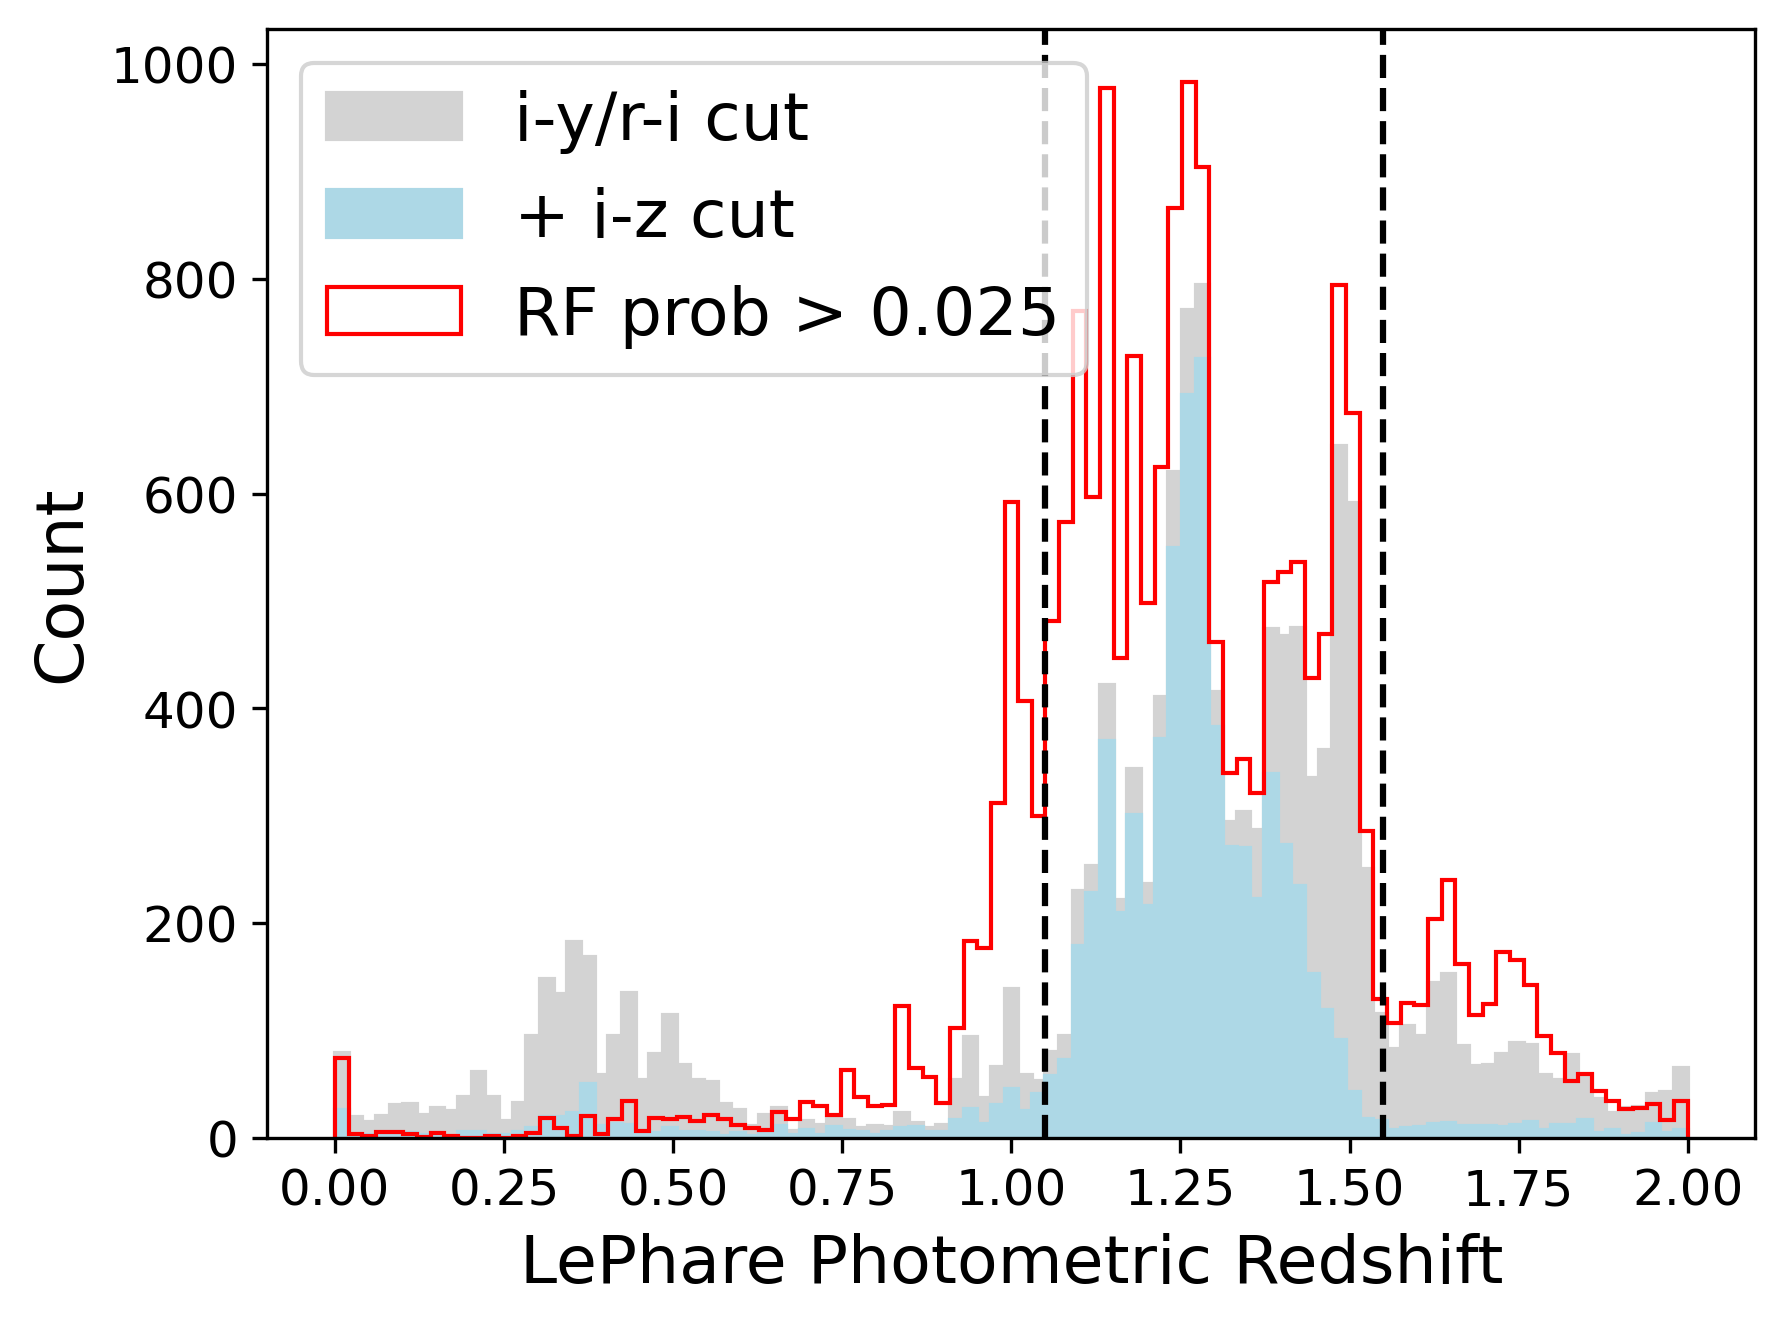

Recreate this plot in Python.
#Imports 
import scipy as sp
import numpy as np 
import pandas as pd
from matplotlib import pyplot as plt 
from astropy import units as u 
from astropy import table
import pickle
from sklearn.model_selection import train_test_split
from astropy.coordinates import SkyCoord

#load in cosmos2020 catalog
# Loading the Farmer version of the COSMOS2020 Cat
catversion1 = 'Farmer'  
dir_in1 ='/Users/yokisalcedo/Desktop/Emission-Line-Galaxy-Target-Selection/data/'  
dir_out1 = '/Users/yokisalcedo/Desktop/data/' # the directory where the output of this notebook will be stored
# Upload the main catalogue
cat = table.Table.read(dir_in1+'COSMOS2020_{}_jan_processed.fits'.format(catversion1),format='fits',hdu=1).to_pandas()
print(len(cat))

#All possible non-redundant colors are listed below:
#u: ug ,ur ,ui ,uz , uy
#g: gr, gi, gz, gy
#r: ri, rz, ry
#i: iz, iy
#z: zy

ug_cos = cat['CFHT_u_MAG'] - cat['HSC_g_MAG'] 
ur_cos = cat['CFHT_u_MAG'] - cat['HSC_r_MAG']
ui_cos = cat['CFHT_u_MAG'] - cat['HSC_i_MAG']
uz_cos = cat['CFHT_u_MAG'] - cat['HSC_z_MAG'] 
uy_cos = cat['CFHT_u_MAG'] - cat['HSC_y_MAG']
gr_cos = cat['HSC_g_MAG'] - cat['HSC_r_MAG']
gi_cos = cat['HSC_g_MAG'] - cat['HSC_i_MAG']
gz_cos = cat['HSC_g_MAG'] - cat['HSC_z_MAG']
gy_cos = cat['HSC_g_MAG'] - cat['HSC_y_MAG']
ri_cos = cat['HSC_r_MAG'] - cat['HSC_i_MAG']
rz_cos = cat['HSC_r_MAG'] - cat['HSC_z_MAG']
ry_cos = cat['HSC_r_MAG'] - cat['HSC_y_MAG']
iz_cos = cat['HSC_i_MAG'] - cat['HSC_z_MAG']
iy_cos = cat['HSC_i_MAG'] - cat['HSC_y_MAG']
zy_cos = cat['HSC_z_MAG'] - cat['HSC_y_MAG']
r_cos = cat['HSC_r_MAG']
g_cos = cat['HSC_g_MAG']
i_cos = cat['HSC_i_MAG']
y_cos = cat['HSC_y_MAG']
z_cos= cat['HSC_z_MAG']

cat['ug']= ug_cos
cat['ur']= ur_cos
cat['ui']= ui_cos
cat['uz']= uz_cos
cat['uy']= uy_cos
cat['gr']= gr_cos
cat['gi']= gi_cos
cat['gz']= gz_cos
cat['gy']= gy_cos
cat['ri']= ri_cos
cat['rz']= rz_cos
cat['ry']= ry_cos
cat['iz']= iz_cos
cat['iy']= iy_cos
cat['zy']= zy_cos
cat['HSC_r_MAG'] = r_cos
cat['HSC_g_MAG'] = g_cos
cat['HSC_i_MAG'] = i_cos
cat['HSC_y_MAG'] = y_cos
cat['HSC_z_MAG'] = z_cos

#load in HSC catalogs 
dir_in = '/Users/yokisalcedo/Desktop/Emission-Line-Galaxy-Target-Selection/data/'   
dir_out = '/Users/yokisalcedo/Desktop/Emission-Line-Galaxy-Target-Selection/' # the directory where the output of this notebook will be stored
# Upload the main catalogue
hsc_cat = table.Table.read(dir_in+'HSC.fits',format='fits',hdu=1).to_pandas()

def flux_to_mag(flux):
    return -2.5*np.log10(flux*1e-9) + 8.90
# extinction corrected mags (extinction is negligible for XMM-LSS)
hsc_cat["i_mag"] = flux_to_mag(hsc_cat["i_cmodel_flux"])-hsc_cat["a_i"]
hsc_cat["r_mag"] = flux_to_mag(hsc_cat["r_cmodel_flux"])-hsc_cat["a_r"]
hsc_cat["z_mag"] = flux_to_mag(hsc_cat["z_cmodel_flux"])-hsc_cat["a_z"]
hsc_cat["g_mag"] = flux_to_mag(hsc_cat["g_cmodel_flux"])-hsc_cat["a_g"]
hsc_cat["y_mag"] = flux_to_mag(hsc_cat["y_cmodel_flux"])-hsc_cat["a_y"]
hsc_cat["i_fiber_mag"] = flux_to_mag(hsc_cat["i_fiber_flux"])-hsc_cat["a_i"]
hsc_cat["i_fiber_tot_mag"] = flux_to_mag(hsc_cat["i_fiber_tot_flux"])-hsc_cat["a_i"]
hsc_cat["g_fiber_mag"] = flux_to_mag(hsc_cat["g_fiber_flux"])-hsc_cat["a_g"]
hsc_cat["g_fiber_tot_mag"] = flux_to_mag(hsc_cat["g_fiber_tot_flux"])-hsc_cat["a_g"]
hsc_cat["r_fiber_mag"] = flux_to_mag(hsc_cat["r_fiber_flux"])-hsc_cat["a_r"]
hsc_cat["r_fiber_tot_mag"] = flux_to_mag(hsc_cat["r_fiber_tot_flux"])-hsc_cat["a_r"]
    


## Quality cuts
# valid I-band flux
mask = np.isfinite(hsc_cat["i_cmodel_flux"]) & (hsc_cat["i_cmodel_flux"]>0)
#cmodel fit not failed
mask &= (~hsc_cat["i_cmodel_flag"])
#General Failure Flag
mask &= (~hsc_cat["i_sdsscentroid_flag"])
mask &= np.isfinite(hsc_cat["g_cmodel_flux"]) & (hsc_cat["g_cmodel_flux"]>0)
#cmodel fit not failed
mask &= (~hsc_cat["g_cmodel_flag"])
#General Failure Flag
mask &= (~hsc_cat["g_sdsscentroid_flag"])
mask &= np.isfinite(hsc_cat["r_cmodel_flux"]) & (hsc_cat["r_cmodel_flux"]>0)
#cmodel fit not failed
mask &= (~hsc_cat["r_cmodel_flag"])
#General Failure Flag
mask &= (~hsc_cat["r_sdsscentroid_flag"])
mask &= np.isfinite(hsc_cat["y_cmodel_flux"]) & (hsc_cat["y_cmodel_flux"]>0)
#cmodel fit not failed
mask &= (~hsc_cat["y_cmodel_flag"])
#General Failure Flag
mask &= (~hsc_cat["y_sdsscentroid_flag"])
mask &= np.isfinite(hsc_cat["z_cmodel_flux"]) & (hsc_cat["z_cmodel_flux"]>0)
#cmodel fit not failed
mask &= (~hsc_cat["z_cmodel_flag"])
#General Failure Flag
mask &= (~hsc_cat["z_sdsscentroid_flag"])
hsc_cat = hsc_cat[mask]

#Cross match HSC and COSMOS2020
hsc_ra = hsc_cat['ra']
hsc_dec = hsc_cat['dec']
ra = cat['RA']
dec = cat['DEC']

c_hsc = SkyCoord(ra = hsc_ra.values*u.degree, dec=hsc_dec.values*u.degree)
c_cosmos = SkyCoord(ra=ra.values*u.degree, dec=dec.values*u.degree)
idx, d2d, d3d = c_cosmos.match_to_catalog_sky(c_hsc)
idx 
d2d.arcsec
d3d
dmask = d2d.arcsec < 1 
hsc_cat = hsc_cat.reset_index()
match_hsc = hsc_cat.iloc[idx]
combined_cat = pd.concat([cat, match_hsc.reset_index()], axis = 1)[dmask]

#Fitting RF to combined catalog
colormasky = np.logical_and.reduce((np.isfinite(combined_cat['HSC_r_MAG'].values),
                                    np.isfinite(combined_cat['photoz'].values),
                                    np.isfinite(combined_cat['HSC_g_MAG'].values), np.isfinite(combined_cat['HSC_i_MAG'].values),
                                    np.isfinite(combined_cat['HSC_y_MAG'].values), np.isfinite(combined_cat['CFHT_u_MAG'].values),
                                    np.isfinite(combined_cat['HSC_z_MAG'].values),
                                    np.isfinite(combined_cat['HSC_z_MAG'].values),
                                    (np.logical_or(combined_cat['HSC_g_MAG'].values < 24.5, combined_cat['HSC_r_MAG'].values < 24.5))))


zcutb_comb = np.logical_and(combined_cat['photoz'] > 1.05, combined_cat['photoz'] < 1.55)
zallb_comb = combined_cat['photoz'][colormasky]
xallb_comb = combined_cat.loc[colormasky,['ug','ur', 'ui', 'uz', 'uy', 'gr', 'gi', 'gz', 'gy', 'ri', 'rz', 'ry', 'iz', 'iy', 'zy','HSC_r_MAG','HSC_i_MAG','HSC_y_MAG','HSC_z_MAG','CFHT_u_MAG', 'HSC_g_MAG']]
yb_comb = zcutb_comb[colormasky]
gmag_comb = combined_cat['g_mag'][colormasky]
rmag_comb = combined_cat['r_mag'][colormasky]
imag_comb = combined_cat['i_mag'][colormasky]
ymag_comb = combined_cat['y_mag'][colormasky]
zmag_comb = combined_cat['z_mag'][colormasky]
gfib_comb = combined_cat['g_fiber_mag'][colormasky]
rfib_comb = combined_cat['r_fiber_mag'][colormasky]
xallb_comb_train, xallb_comb_test, gfib_comb_train, gfib_comb_test, rfib_comb_train, rfib_comb_test, gmag_comb_train, gmag_comb_test, rmag_comb_train, rmag_comb_test, imag_comb_train, imag_comb_test, zmag_comb_train, zmag_comb_test, ymag_comb_train, yallb_comb_test, yb_comb_train, yb_comb_test, zallb_comb_train, zallb_comb_test = train_test_split(xallb_comb, gfib_comb, rfib_comb, gmag_comb, rmag_comb, imag_comb, zmag_comb, ymag_comb, yb_comb, zmag_comb)
#clfallb_comb = RandomForestClassifier()

# pickle.dump(clfallb_comb, open('clfallb_comb.pkl', 'wb'))
pickled_clfallb_comb = pickle.load(open('/Users/yokisalcedo/Desktop/Emission-Line-Galaxy-Target-Selection/data/clfallb_comb.pkl', 'rb'))
proballb_comb = pickled_clfallb_comb.predict_proba(xallb_comb)
probmaskallb_comb = proballb_comb[:, 1] >= 0.025

#Define colors to plot
iz = imag_comb - zmag_comb
ri = rmag_comb - imag_comb
iy = imag_comb - ymag_comb

#Color cuts
cuts = np.logical_and(iy - 0.19  > ri, iy > 0.35)
not_color =~ cuts
cuts_iz = np.logical_and.reduce((iy - 0.19 > ri, iy > 0.35, iz > 0.374))
cuts_iz_only = iz > 0.374
cuts_rf = proballb_comb[:, 1] >= 0.025
cuts_rf50 = proballb_comb[:, 1] >= 0.50
not_rf =~ cuts_rf
#Ojects that did not meet color cuts but have RF_prob > 0.025
not_color_rf = np.logical_and(not_color, cuts_rf )

#Final sample for spectra cuts
gfib_mask = gfib_comb < 24.3
gband = np.logical_and(gmag_comb < 24, gfib_mask)
rfib_mask = gfib_comb < 24.3
rband = np.logical_and(rmag_comb < 24, rfib_mask)
inlimit = np.logical_or(rband, gband)
cuts_iyri = np.logical_and((iy > 0.35),(ri < iy - 0.19)) 
cuts_final = np.logical_and(cuts_iyri, inlimit)

#photoz 
photoz = zallb_comb
print(len(photoz[cuts_rf]))

#Plot the redshift distribution for the different cuts and save
fig, ax = plt.subplots()
ax.hist(photoz[cuts], bins = np.linspace(0, 2, 100), histtype= 'step', color = 'lightgrey', fill = True, label = 'i-y/r-i cut')
ax.hist(photoz[cuts_iz], bins = np.linspace(0, 2, 100), histtype= 'step', color = 'lightblue', fill = True ,label = '+ i-z cut')
ax.hist(photoz[cuts_rf], bins = np.linspace(0, 2, 100), histtype= 'step', color = 'red', label = 'RF prob > 0.025')
ax.axvline(x = 1.05,ls= '--', color='black')
ax.axvline(x = 1.55,ls= '--', color='black')
ax.set_xlabel('LePhare Photometric Redshift', fontsize = 16)
ax.set_ylabel('Count', fontsize = 16)
ax.xaxis.set_tick_params(labelsize = 12)
ax.yaxis.set_tick_params(labelsize = 12)
ax.legend(loc = 'upper left', fontsize = 16)
plt.savefig('/Users/yokisalcedo/Desktop/Emission-Line-Galaxy-Target-Selection/script_figure/hist_overplots_crossmatch.png', dpi = 300, bbox_inches='tight')